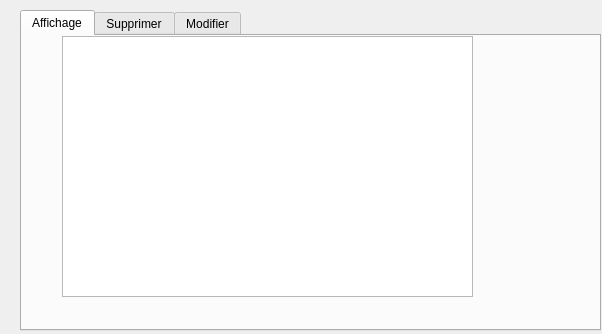
<?xml version="1.0" encoding="UTF-8"?>
<ui version="4.0">
 <class>postes</class>
 <widget class="QDialog" name="postes">
  <property name="geometry">
   <rect>
    <x>0</x>
    <y>0</y>
    <width>602</width>
    <height>334</height>
   </rect>
  </property>
  <property name="windowTitle">
   <string>Dialog</string>
  </property>
  <widget class="QTabWidget" name="tabWidget">
   <property name="geometry">
    <rect>
     <x>20</x>
     <y>10</y>
     <width>581</width>
     <height>321</height>
    </rect>
   </property>
   <property name="currentIndex">
    <number>0</number>
   </property>
   <widget class="QWidget" name="tab">
    <attribute name="title">
     <string>Affichage</string>
    </attribute>
    <widget class="QTableView" name="tab_poste">
     <property name="geometry">
      <rect>
       <x>40</x>
       <y>0</y>
       <width>411</width>
       <height>261</height>
      </rect>
     </property>
    </widget>
   </widget>
   <widget class="QWidget" name="tab_2">
    <attribute name="title">
     <string>Supprimer</string>
    </attribute>
    <widget class="QLabel" name="label">
     <property name="geometry">
      <rect>
       <x>10</x>
       <y>50</y>
       <width>47</width>
       <height>14</height>
      </rect>
     </property>
     <property name="text">
      <string>ID</string>
     </property>
    </widget>
    <widget class="QLineEdit" name="le_id_sup">
     <property name="geometry">
      <rect>
       <x>120</x>
       <y>50</y>
       <width>113</width>
       <height>20</height>
      </rect>
     </property>
    </widget>
    <widget class="QPushButton" name="delposte">
     <property name="geometry">
      <rect>
       <x>310</x>
       <y>50</y>
       <width>75</width>
       <height>23</height>
      </rect>
     </property>
     <property name="text">
      <string>Supprimer</string>
     </property>
    </widget>
   </widget>
   <widget class="QWidget" name="Modifier">
    <attribute name="title">
     <string>Modifier</string>
    </attribute>
    <widget class="QLabel" name="label_2">
     <property name="geometry">
      <rect>
       <x>120</x>
       <y>30</y>
       <width>47</width>
       <height>14</height>
      </rect>
     </property>
     <property name="text">
      <string>ID</string>
     </property>
    </widget>
    <widget class="QLineEdit" name="id_selected">
     <property name="geometry">
      <rect>
       <x>180</x>
       <y>30</y>
       <width>113</width>
       <height>20</height>
      </rect>
     </property>
    </widget>
    <widget class="QPushButton" name="selectbutton">
     <property name="geometry">
      <rect>
       <x>320</x>
       <y>30</y>
       <width>75</width>
       <height>23</height>
      </rect>
     </property>
     <property name="text">
      <string>Chercher</string>
     </property>
    </widget>
    <widget class="QTableView" name="tablewi">
     <property name="geometry">
      <rect>
       <x>40</x>
       <y>61</y>
       <width>421</width>
       <height>101</height>
      </rect>
     </property>
    </widget>
    <widget class="QGroupBox" name="groupBox">
     <property name="geometry">
      <rect>
       <x>30</x>
       <y>169</y>
       <width>461</width>
       <height>101</height>
      </rect>
     </property>
     <property name="title">
      <string>NEW</string>
     </property>
     <widget class="QLabel" name="label_4">
      <property name="geometry">
       <rect>
        <x>180</x>
        <y>10</y>
        <width>47</width>
        <height>14</height>
       </rect>
      </property>
      <property name="text">
       <string>NOM</string>
      </property>
     </widget>
     <widget class="QLabel" name="label_5">
      <property name="geometry">
       <rect>
        <x>340</x>
        <y>10</y>
        <width>47</width>
        <height>14</height>
       </rect>
      </property>
      <property name="text">
       <string>SALAIRE</string>
      </property>
     </widget>
     <widget class="QLineEdit" name="edit_nom">
      <property name="geometry">
       <rect>
        <x>170</x>
        <y>50</y>
        <width>113</width>
        <height>20</height>
       </rect>
      </property>
     </widget>
     <widget class="QLineEdit" name="edit_salaire">
      <property name="geometry">
       <rect>
        <x>340</x>
        <y>50</y>
        <width>113</width>
        <height>20</height>
       </rect>
      </property>
     </widget>
     <widget class="QCommandLinkButton" name="commandLinkButton">
      <property name="geometry">
       <rect>
        <x>330</x>
        <y>70</y>
        <width>172</width>
        <height>41</height>
       </rect>
      </property>
      <property name="text">
       <string>mise a jour</string>
      </property>
     </widget>
    </widget>
   </widget>
  </widget>
 </widget>
 <resources/>
 <connections/>
</ui>
